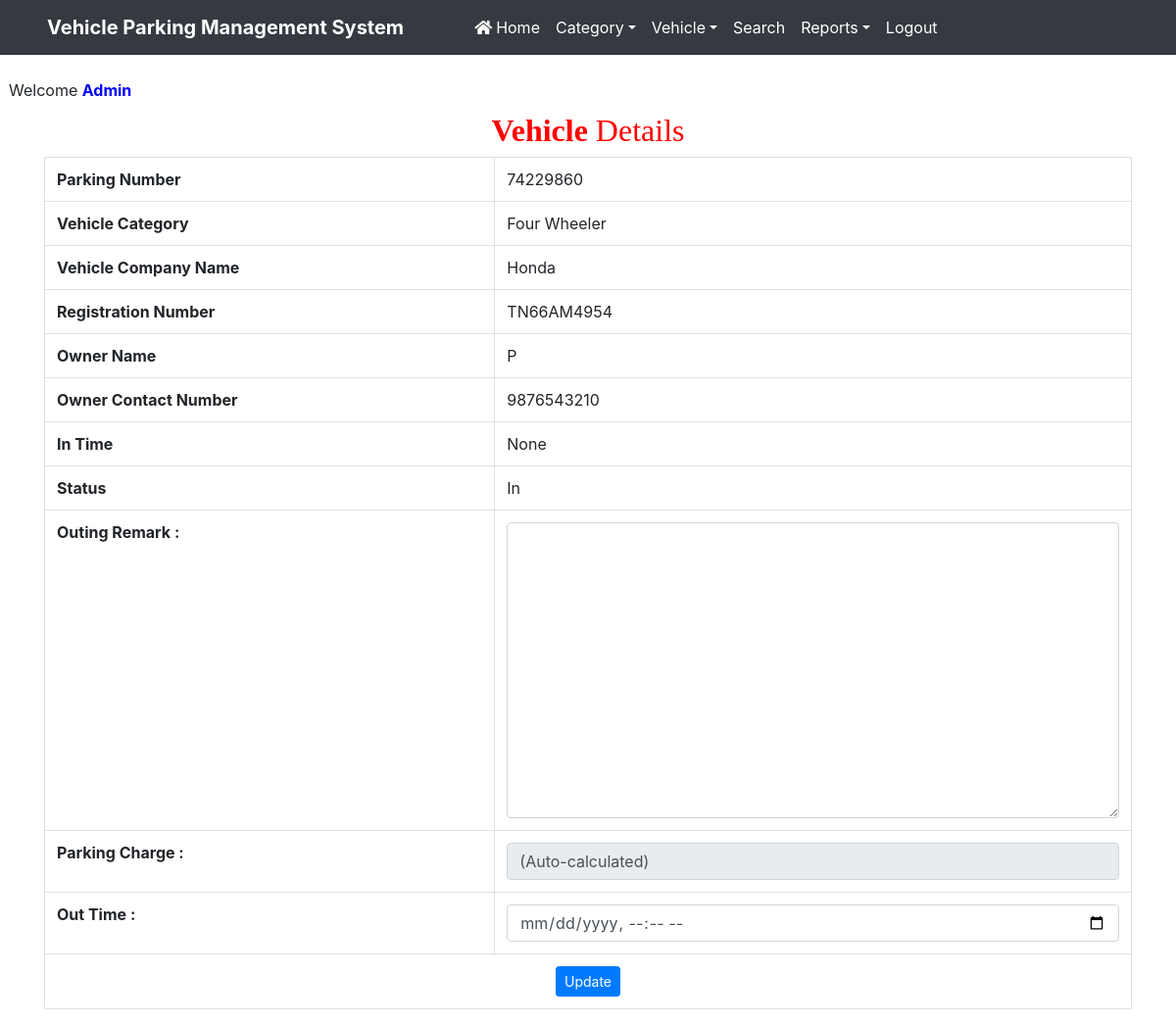
The page /view_incomingdetail/6 (signed in) on the database its author committed.
### vehicle/models.py (models this page shows, shortened)
class Vehicle(models.Model):
    id = models.BigAutoField(primary_key=True)
    parkingnumber = models.CharField(max_length=20)
    category = models.ForeignKey(Category, on_delete=models.CASCADE)
    vehiclecompany = models.CharField(max_length=50)
    regno = models.CharField(max_length=10)
    ownername = models.CharField(max_length=50)
    ownercontact = models.CharField(max_length=15)
    pdate = models.DateField()
    intime = models.DateTimeField()
    outtime = models.DateTimeField(null=True, blank=True)
    parkingcharge = models.CharField(max_length=50)
    remark = models.CharField(max_length=500)
    status = models.CharField(max_length=20)

class Category(models.Model):
    categoryname = models.CharField(max_length=50)
    slot_count = models.PositiveIntegerField(default=0)
    current_slot = models.IntegerField(default=0)
    def __str__(self):
        return self.categoryname

### vehicle/views.py (the view, shortened to what this page needs)
# urls.py: path('view_incomingdetail/<int:pid>',view_incomingdetail,name='view_incomingdetail'),
def view_incomingdetail(request,pid):
    if not request.user.is_authenticated:
        return redirect('admin_home')
    error = ""
    vehicle = Vehicle.objects.get(id=pid)
    d = {'vehicle': vehicle,'error':error}
    return render(request,'view_incomingdetail.html', d)

### vehicle/templates/view_incomingdetail.html (shortened to what this page needs)
{% load static %}
<html>
<head>
{% include 'headeradmin.html' %}
  <link rel = stylesheet href="https://cdn.datatables.net/1.10.20/css/jquery.dataTables.min.css">
<link rel = stylesheet href="https://cdn.datatables.net/buttons/1.6.1/css/buttons.dataTables.min.css">
</head>
<body>
{% include 'nav2admin.html' %}
<br> &nbsp;&nbsp;Welcome <b style = 'text-transform : capitalize ; color : blue'>{{request.user.username}}</b>
<div class="container" style = "margin-top:10px">
<h2 class="text-center" style = "font-family : Monotype Corsiva ; color : red"> <strong>Vehicle</strong>  Details</h2>
 <table border="1" class="table table-bordered">
                                            <tr>
    <th>Parking Number</th>
    <td>{{vehicle.parkingnumber}}</td>
  </tr>
   <tr>
    <th>Vehicle Category</th>
    <td>{{vehicle.category}}</td>
  </tr>
  <tr>
    <th>Vehicle Company Name</th>
    <td>{{vehicle.vehiclecompany}}</td>
  </tr>
  <tr>
    <th>Registration Number</th>
    <td>{{vehicle.regno}}</td>
  </tr>
  <tr>
    <th>Owner Name</th>
    <td>{{vehicle.ownername}}</td>
  </tr>
  <tr>
    <th>Owner Contact Number</th>
    <td>{{vehicle.ownercontact}}</td>
  </tr>
  <tr>
    <th>In Time</th>
    <td>{{vehicle.intime}}</td>
  </tr>
  <tr>
    <th>Status</th>
    <td>{{vehicle.status}}</td>
  </tr>
    <form method="post">
         <tr>
    <th>Outing Remark :</th>
    <td>
    <textarea name="remark" placeholder="" rows="12" cols="14" class="form-control wd-450" required="true"></textarea></td>
  </tr>
          <tr>
    <th>Parking Charge :</th>
    <td>
     <input type="text" name="parkingcharge" class="form-control wd-450" value="(Auto-calculated)" readonly>
  </tr>
             <tr>
    <th>Out Time :</th>
    <td>
      <input type="datetime-local" name="outtime" class="form-control" required>
  </tr>
 <tr align="center">
    <td colspan="2"><button type="submit" name="submit" class="btn btn-primary btn-sm">Update</button></td>
  </tr>
                                        </form>
        </table>
    </div>
</body>
</html>

### vehicle/static/css/mystyle.css (style rules this page uses)
html { scroll-behavior:smooth; }

### rows shown on the page
Vehicle: parkingnumber "74229860", category "Four Wheeler", vehiclecompany "Honda", regno "TN66AM4954", ownername "P", ownercontact "9876543210", intime "None", status "In"

### other values the page prints
{{ request.user.username }} "Admin"
